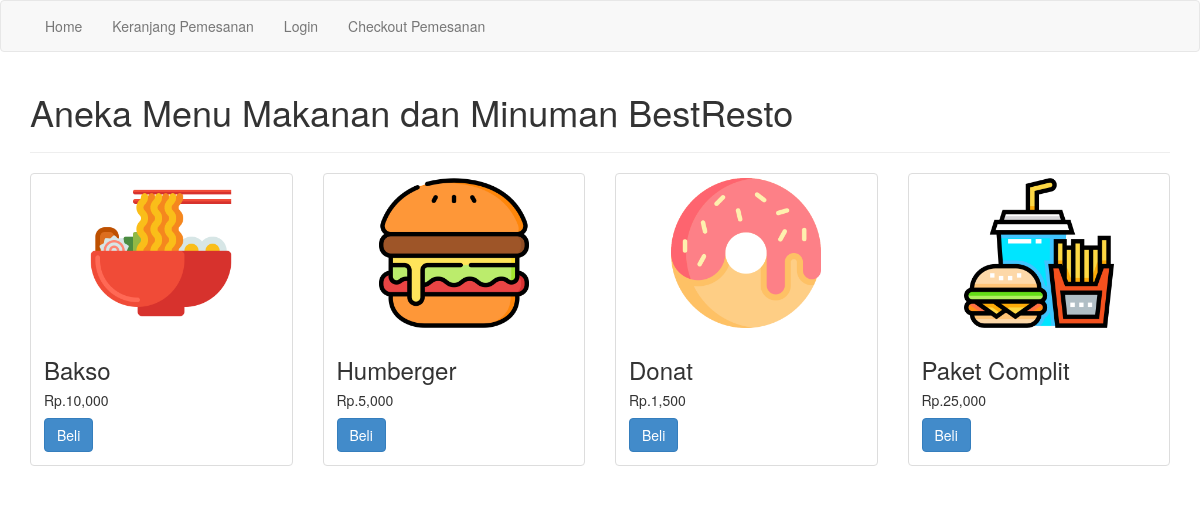
The page / on the database its author committed.
### tables this page shows
CREATE TABLE `menu` (
  `id_menu` int(11) NOT NULL,
  `nama_mn` varchar(100) NOT NULL,
  `harga_mn` int(11) NOT NULL,
  `gambar_mn` varchar(100) NOT NULL,
  `deskripsi_mn` text NOT NULL
);

### index.php (the view, shortened to what this page needs)
<?php
    $koneksi = new mysqli("localhost","root","","resto");
?>
<!DOCTYPE html>
<html lang="en">
<head>
    <link rel="stylesheet" href="admin/assets/css/bootstrap.css">
</head>
<body>
    <nav class="navbar navbar-default">
        <div class="container">
            <ul class="nav navbar-nav">
                <li><a href="index.php">Home</a></li>
                <li><a href="keranjang.php">Keranjang Pemesanan</a></li>
                <?php if(isset($_SESSION['konsumen'])):?>
                <li><a href="logout.php">Logout</a></li>
                <?php else:?>
                <li><a href="login.php">Login</a></li>
                <?php endif; ?>
                <li><a href="checkout.php">Checkout Pemesanan</a></li>
            </ul>
        </div>
    </nav>
    <div class="konten">
        <div class="container">
            <h1>Aneka Menu Makanan dan Minuman BestResto</h1>
            <hr>
            <div class="row">
                <?php
                    $ambil = $koneksi->query("SELECT * FROM menu");
                ?>
                <?php while($menu=$ambil->fetch_assoc()) : ?>
                <div class="col-md-3">
                    <div class="thumbnail">
                        <img src="gambar menu/<?=$menu['gambar_mn'];?>" width="150px">
                        <div class="caption">
                            <h3><?=$menu['nama_mn'];?></h3>
                            <h5>Rp.<?=number_format($menu['harga_mn']);?></h5>
                            <a href="beli.php?id=<?=$menu['id_menu'];?>" class="btn btn-primary">Beli</a>
                        </div>
                    </div>
                </div>
                <?php
                    endwhile;
                ?>
            </div>
        </div>
    </div>
</body>
</html>

### rows shown on the page
menu: gambar_mn (picture), nama_mn "Bakso", harga_mn "10,000"
menu: gambar_mn (picture), nama_mn "Humberger", harga_mn "5,000"
menu: gambar_mn (picture), nama_mn "Donat", harga_mn "1,500"
menu: gambar_mn (picture), nama_mn "Paket Complit", harga_mn "25,000"
